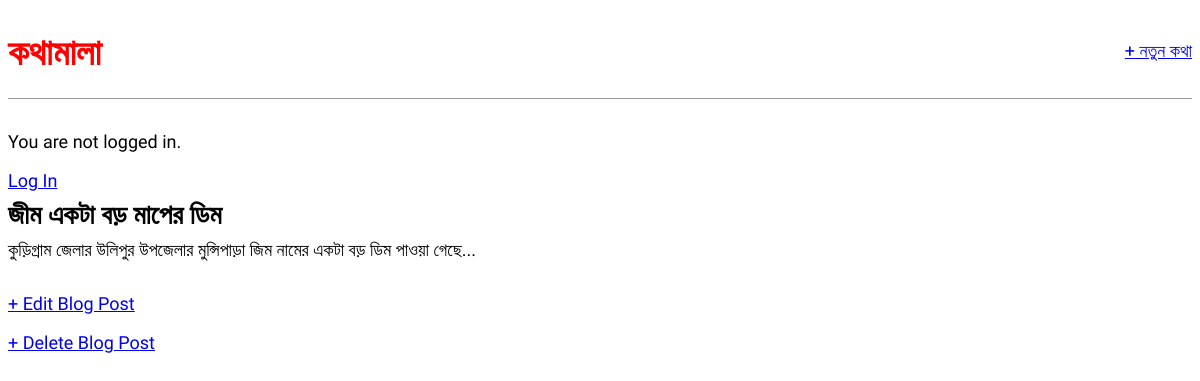
The page /post/10/ on the database its author committed.
### blog/models.py (models this page shows, shortened)
class Post(models.Model):
    title = models.CharField(max_length=200)
    author = models.ForeignKey(
        'auth.User',
        on_delete = models.CASCADE,
    )
    body =models.TextField()

### blog/views.py (the view)
# urls.py: path('post/<int:pk>/', BlogDetailView.as_view(), name='post_detail'),
class BlogDetailView(DetailView):
    model = Post
    template_name = 'post_detail.html'

### templates/post_detail.html
{% extends 'base.html' %}
{% block content %}
<div class="post-entry">
<h2>{{post.title}}</h2>
<p>{{post.body}}</p>
</div>
<p><a href="{% url 'post_edit' post.pk %}">+ Edit Blog Post</a></p>
<p><a href="{% url 'post_delete' post.pk %}">+ Delete Blog Post</a></p>
{% endblock content %}

### static/css/base.css (style rules this page uses)
body { font-family: 'Atma', cursive; font-size: 18px; }
.post-entry { margin-bottom: 2rem; }
.post-entry h2 { margin: 0.5rem 0; }
.post-entry p { margin: 0; font-weight: 400; }

### rows shown on the page
Post: title "জীম একটা বড় মাপের ডিম", body "কুড়িগ্রাম জেলার উলিপুর উপজেলার মুন্সিপাড়া জিম নামের একটা বড় ডিম পাওয়া গেছে..."
